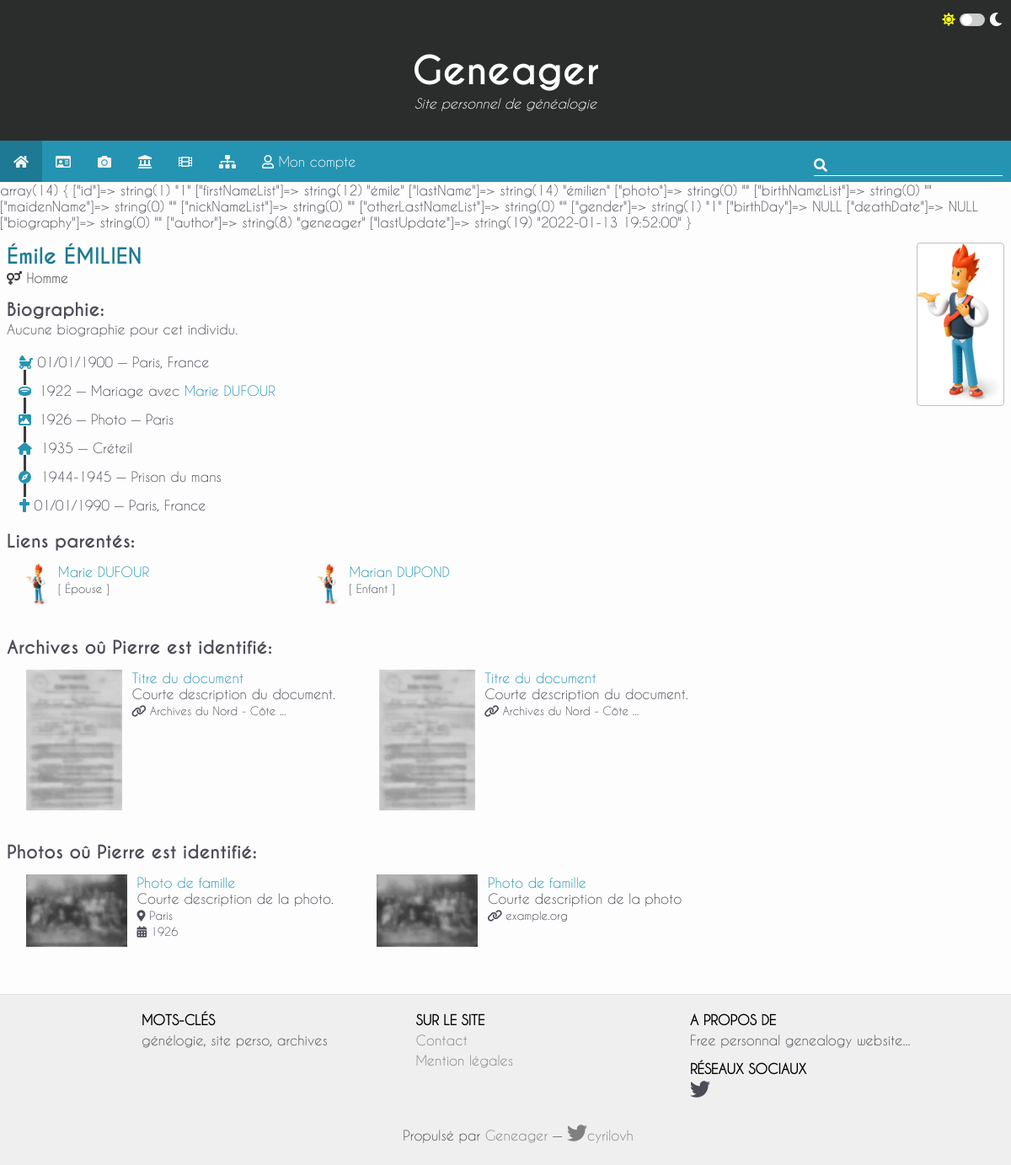
Screenshot of /ancestor/?id=1 with the database file from the repository.
### tables this page shows
CREATE TABLE `ancestor` (
  `id` bigint(20) NOT NULL,
  `firstNameList` varchar(255) NOT NULL,
  `lastName` varchar(255) NOT NULL,
  `photo` varchar(255) DEFAULT NULL,
  `birthNameList` varchar(255) NOT NULL COMMENT 'example: if born as mother name',
  `maidenName` varchar(100) NOT NULL,
  `nickNameList` varchar(255) NOT NULL,
  `otherLastNameList` varchar(255) NOT NULL COMMENT 'Autres noms de famille (erreurs sur les documents, patronymes, noms d''emprunts, ...)',
  `gender` tinyint(1) NOT NULL COMMENT '0 -> female, 1 -> male',
  `birthDay` date DEFAULT NULL,
  `deathDate` date DEFAULT NULL,
  `biography` text NOT NULL,
  `author` varchar(25) NOT NULL,
  `lastUpdate` timestamp NOT NULL DEFAULT current_timestamp()
);

CREATE TABLE `parameter` (
  `id` bigint(20) NOT NULL,
  `parameter` varchar(255) NOT NULL,
  `value` text NOT NULL
);

### src/class/mcv.php (called while the page is built, shortened)
<?php
    class mcv{
        protected static function loadFiles(string $url){
            $include_MVC = array();
            return $include_MVC;
        }
    }
?>

### src/class/ancestor.php (called while the page is built, shortened)
<?php
    class ancestor{
        public function __construct(array $infoList, string $relation = null){
            $this->ancestor = $infoList;
        }
        public function get():array{
            return $this->ancestor;
        }
        public function getFullIdentity(bool $html = false):string{
            $ancestor = $this->get();
                $allNames = (format::normalize($ancestor["maidenName"])!="") ? " ".format::htmlToUpperFirst($ancestor["firstNameList"], $html)." ".format::htmlToUpper($ancestor["lastName"], $html)." (".format::htmlToUpper($ancestor["maidenName"], $html).")" : " ".format::htmlToUpperFirst($ancestor["firstNameList"], $html)." ".format::htmlToUpper($ancestor["lastName"], $html);
                $allNames .= (format::normalize($ancestor["birthNameList"])!="") ? " (".format::normalize($ancestor["birthNameList"]).")" : "";
            return $allNames;
        }
    }
?>

### src/model/ancestor.php (called while the page is built, shortened)
<?php
    class ancestor{
        static function get(int $id):array{
            global $db;
            $query = $db->prepare("SELECT * FROM ancestor WHERE id=:id");
            $query->execute(['id' => $id]);
            return $query->fetch(\PDO::FETCH_ASSOC);
        }
    }
?>

### src/controller/ancestor.php (called while the page is built, shortened)
<?php
    if(!isset($_GET["id"])){
        mcv::addView("404");
    }else{
        if(is_numeric($_GET["id"])){
            $id = htmlentities($_GET["id"], ENT_QUOTES, "UTF-8");
            $ancestor = new ancestor(\model\ancestor::get($id), "");
        }else{
            mcv::addView("404");
        }
    }
?>

### src/controller/router.php (called while the page is built, shortened)
<?php
    foreach(mcv::load() as $f){
        $explode = explode(":", $f);
        if($explode[0]=="controller"){
            include $explode[1];
        }
    }
?>

### src/autoload.php (called while the page is built, shortened)
<?php
class autoloader{
    static function autoload($class_name){
        $class_name = str_replace('\\', '/', $class_name);
    }
}
?>

### src/class/format.php (called while the page is built, shortened)
<?php
class format{
    public static function normalize(string $str):string{
        return preg_replace('/\s+/', ' ', strtolower(trim($str)));
    }
    public static function htmlToUpperFirst(string $str, bool $html = false):string{
        $explode = explode(" ", $str);
        $return = array();
        foreach($explode as $value){
            $value = mb_convert_case(html_entity_decode($value, ENT_QUOTES, "UTF-8"), MB_CASE_TITLE, "UTF-8");
            if($html==true){
                array_push($return, htmlentities($value, ENT_QUOTES, "UTF-8"));
            }else{
                array_push($return, $value);
            }
        }
        return implode(" ", $return);
    }
    public static function htmlToUpper(string $str, bool $html = false):string{
        $str = mb_strtoupper(html_entity_decode($str, ENT_QUOTES, "UTF-8"));
        if($html==true){
            $str = htmlentities($str, ENT_QUOTES, "UTF-8");
        }
        return $str;
    }
}
?>

### src/model/socialLink.php (the view, shortened to what this page needs)
<?php
class socialLink{
    public static function get() :mixed{
        global $db;
        $return = array();
        $query = $db->query("SELECT * FROM parameter WHERE parameter LIKE 'sn%'");
        while($row = $query->fetch(\PDO::FETCH_ASSOC)){
            $nickname = $row["value"];
            if(trim($nickname)){
                $v = strtolower(substr($row["parameter"],2));
                $return[] = "<i class='fab fa-$v' data-href='https://$v.com/$nickname' data-target='blank' rel='nofollow'></i>";
            }
        }
        if(count($return)>0){
            return "<p class='title'>Réseaux sociaux</p><p>".implode(" ", $return)."</p>";
        }
    }
}
?>

### src/view/router.php (shortened to what this page needs)
<html>
<head>
    <link rel="stylesheet" href="/assets/css/all.min.css">
</head>
<body>
    <main>
        <?php
            foreach($include_MVC as $f){
                $explode = explode(":", $f);
                if($explode[0]=="view"){
                    require $explode[1];
                }
            }
        ?>
    </main>
    <?php
        require_once $obj_HNF->get("footer");
    ?>
</body>
</html>

### src/view/ancestor.php (shortened to what this page needs)
<?php
    var_dump($ancestor->get());
?>
<aside>
    <div class="ancestorBio">
        <img class="picture" src="/assets/img/unknownAncestor.webp" alt="" title="">
        <h1><?=$ancestor->getFullIdentity(true); ?></h1>
        <p class="txt-disabled"><i class="fas fa-venus-mars"></i> <?=($ancestor->get()["gender"]==1) ? "Homme" : "Femme"; ?></p>
        <h2>Biographie:</h2>
        <p class="biography"><?=(strlen(format::normalize($ancestor->get()["biography"]))>0) ? $ancestor->get()["biography"]: "Aucune biographie pour cet individu."; ?></p>
    </div>
    <div class="ancestorTimeline">
        <p><i class="fas fa-baby-carriage"></i> 01/01/1900 &mdash; Paris, France</p>
        <ul class="timeline">
            <li class="union">1922 &mdash; Mariage avec <a href=''><span class="capitale">marie</span> <span class="uppercase">dufour</span></a></li>
            <li class="picture">1926 &mdash; Photo &mdash; Paris</li>
            <li class="home">1935 &mdash; Créteil</li>
            <li class="location">1944-1945 &mdash; Prison du mans</li>
        </ul>
        <p><i class="fas fa-cross"></i> 01/01/1990 &mdash; Paris, France</p>
    </div>
    <div class="familyLinks">
        <h2>Liens parentés:</h2>
        <div class="label">
            <div class="subLabel">
                <img src="/assets/img/unknownAncestor.webp" alt="" title="" class="thumb">
            </div>
            <div class="subLabel">
                <div>
                    <a href="/profil.php?id=35"><span class="capitale">marie</span> <span class="uppercase">dufour</span></a>
                </div>
                <div>
                    <p><small>[ &Eacute;pouse ]</small></p>
                </div>
            </div>
        </div>
        <div class="label">
            <div class="subLabel">
                <img src="/assets/img/unknownAncestor.webp" alt="" title="" class="thumb">
            </div>
            <div class="subLabel">
                <div>
                    <a href="/profil.php?id=35"><span class="capitale">marian</span> <span class="uppercase">dupond</span></a>
                </div>
                <div>
                    <p><small>[ Enfant ]</small></p>
                </div>
            </div>
        </div>
    </div>
    <div class="archiveList">
        <h2>Archives o&ucirc; Pierre est identifié:</h2>
        <div class="label">
            <div class="subLabel">
                <img src="/assets/img/defaultDocument.webp" alt="" title=""/>
            </div>
            <div class="subLabel">
                <div>
                    <a href="/displayArchive/?id=35">Titre du document</a>
                </div>
                <div>
                    <p>Courte description du document.</p>
                    <p><small><i class="fa-solid fa-link"></i>  Archives du Nord - Côte ...</small></p>
                </div>
            </div>
        </div>
        <div class="label">
            <div class="subLabel">
                <img src="/assets/img/defaultDocument.webp" alt="" title=""/>
            </div>
            <div class="subLabel">
                <div>
                    <a href="/displayArchive/?id=35">Titre du document</a>
                </div>
                <div>
                    <p>Courte description du document.</p>
                    <p><small><i class="fa-solid fa-link"></i>  Archives du Nord - Côte ...</small></p>
                </div>
            </div>
        </div>
    </div>
    <div class="pictureList">
        <h2>Photos o&ucirc; Pierre est identifié:</h2>
        <div class="label">
            <div class="subLabel">
                <img src="/assets/img/defaultPicture.webp" alt="" title=""/>
            </div>
            <div class="subLabel">
                <div>
                    <a href="/displayArchive/?id=35">Photo de famille</a>
                </div>
                <div>
                    <p>Courte description de la photo.</p>
                    <p><small><i class="fa-solid fa-location-dot"></i> Paris</small></p>
                    <p><small><i class="fa-solid fa-calendar-days"></i> 1926</small></p>
                </div>
            </div>
        </div>
        <div class="label">
            <div class="subLabel">
                <img src="/assets/img/defaultPicture.webp" alt="" title=""/>
            </div>
            <div class="subLabel">
                <div>
                    <a href="/displayArchive/?id=35">Photo de famille</a>
                </div>
                <div>
                    <p>Courte description de la photo</p>
                    <p><small><i class="fa-solid fa-link"></i> example.org</small></p>
                </div>
            </div>
        </div>
    </div>
</aside>

### rows the page displays
ancestor: $ancestor->getFullIdentity(true) "Émile ÉMILIEN", gender "Homme", biography "Aucune biographie pour cet individu."

### other values shown
$gng_paramList->get("websiteName") "Geneager"
$gng_paramList->get("defaultDescription") "Site personnel de généalogie"
$gng_paramList->get("defaultKeywordList") "génélogie, site perso, archives"
$gng_paramList->get("aboutText") "Free personnal genealogy website..."
